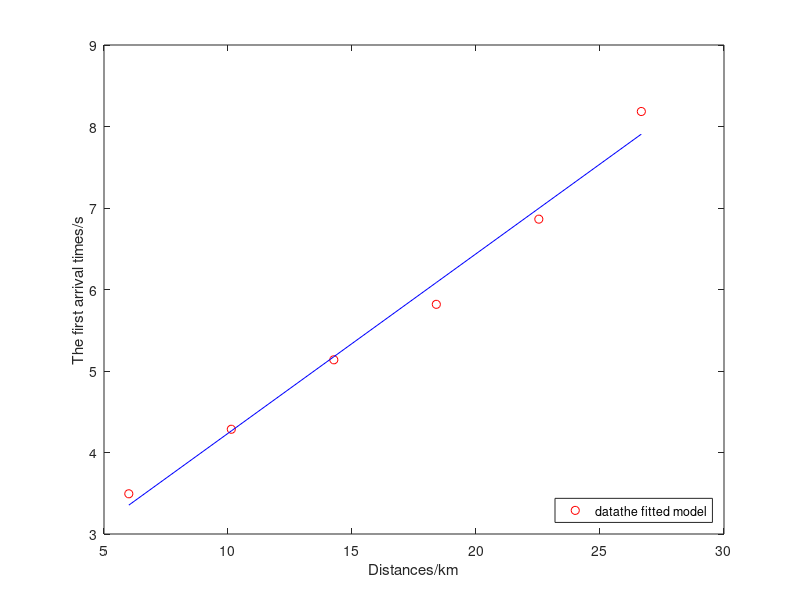
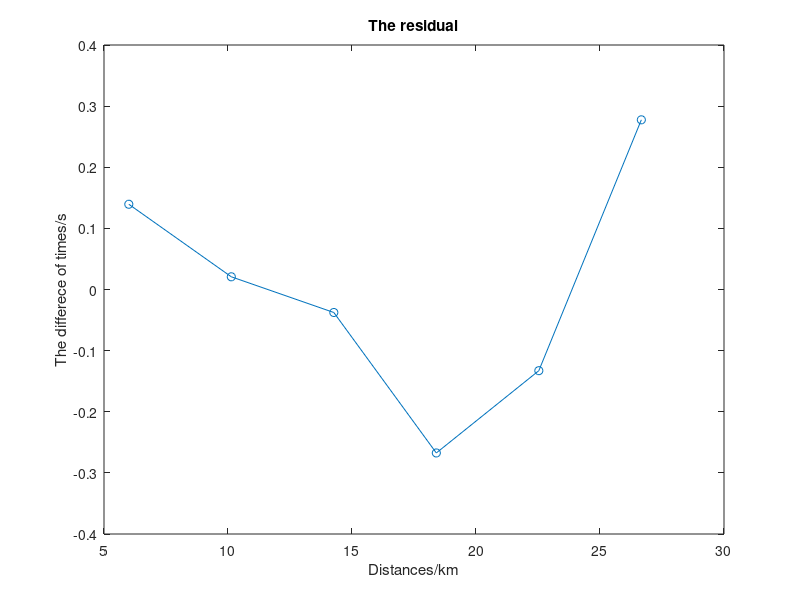

These charts were generated, in order, by the following MATLAB code: (Note: this script raises an error after producing the figures.)
clear; clc; close all;
addpath("fig2svg\src");

E = 0;
Sigma = 0.1;

x = [6.0000 10.1333 14.2667 18.4000 22.5333 26.6667]';
t = [3.4935 4.2853 5.1374 5.8181 6.8632 8.1841]';

G = [ones(6, 1), x];

m_L2 = inv(G' * G) * G' * t;

r = t - G * m_L2;

%% 1-a
figure(1)
plot(x, t, "ro");
hold on;
t_m = G * m_L2;
plot(x, t_m, "-b");
xlabel("Distances/km");
ylabel("The first arrival times/s")
legend(["data", "the fitted model"], 'Location', 'southeast')

figure(2)
plot(x, r, "-o");
xlabel("Distances/km");
ylabel("The differece of times/s")
title("The residual")

%% 1-b
C = Sigma^2 .* inv(G' * G);
rho = C(1,2) ./ sqrt(C(1,1) .* C(2,2));
correlation_matrix = [1 rho; rho 1];

%% 1-c
DeltaS = 5.99;
plot_ellipse(DeltaS, C, m_L2)
xlabel("t_0 / s")
ylabel("s_2 / km")
fig2svg('hw3e1c.svg')
lambda = eig(inv(C));
intv = sqrt(DeltaS) .* lambda .^ 0.5;


%% 1-d
chiValue = sum(r.^2 ./ Sigma^2);
chi = chi2cdf(chiValue, 4);
p = chi2cdf(chiValue, 4, 'upper');

%% 1-e
chi_sim = zeros(1, 1000);
p_sim = zeros(1, 1000);
for i = 1:1:1000
    noise = 0.1*randn(6, 1);
    t_noise = t + noise;
    m_noise = inv(G' * G) * G' * t_noise;
    r = t_noise - G * m_noise;
    chiv = sum(r .^2 ./ Sigma^2);
    chi_sim(i) = chi2cdf(chiv, 4);
    p_sim(i) = chi2cdf(chiv, 4,'upper');
end

histogram(chi_sim-chi);
xlabel("difference (\chi_{Monte Carlo}^2 - \chi^2) ")
ylabel("times")
fig2svg("hw3e1e.svg")
% plot(chi - chi_m)

%% 1-f
histogram(p_sim-p);
xlabel("difference (p_{Monte Carlo} - p) ")
ylabel("times")
fig2svg("hw3e1f.svg")






